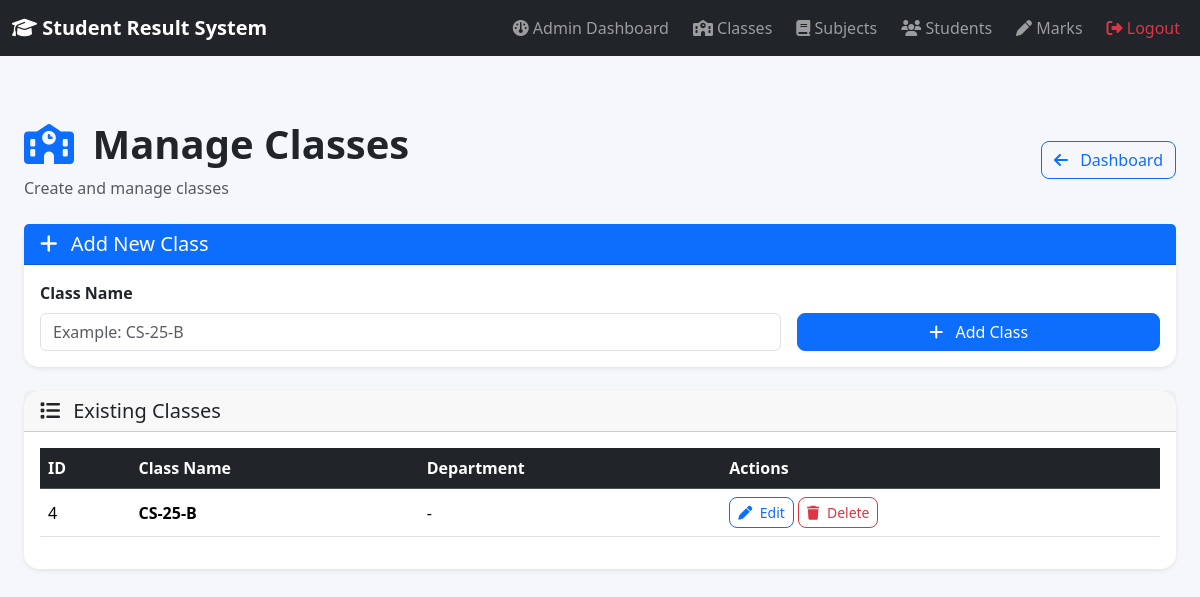
/admin/classes (signed in), run on the app's committed database.
### tables this page shows
CREATE TABLE classes (
            id INTEGER PRIMARY KEY AUTOINCREMENT,
            class_name TEXT NOT NULL
        );

### app.py (the view, shortened to what this page needs)
@app.route("/admin/classes", methods=["GET", "POST"])
def admin_classes():
    if "username" not in session:
        return redirect("/login")
    if session.get("role") != "admin":
        return "Access Denied"
    connection = get_db_connection()
    classes = connection.execute(
        "SELECT * FROM classes"
    ).fetchall()
    connection.close()
    return render_template(
        "admin_classes.html",
        classes=classes
    )

### database.py (called while the page is built)
def get_db_connection():
    connection = sqlite3.connect(DATABASE)
    connection.row_factory = sqlite3.Row
    return connection

### templates/admin_classes.html (shortened to what this page needs)
{% extends "base.html" %}
{% block content %}
<div class="container py-5">
    <div class="d-flex justify-content-between align-items-center mb-4">
        <div>
            <h1 class="fw-bold">
                <i class="fa-solid fa-school text-primary me-2"></i>
                Manage Classes
            </h1>
            <p class="text-muted mb-0">
                Create and manage classes
            </p>
        </div>
        <a href="/admin" class="btn btn-outline-primary">
            <i class="fa-solid fa-arrow-left me-2"></i>
            Dashboard
        </a>
    </div>
    <div class="card shadow-sm mb-4">
        <div class="card-header bg-primary text-white">
            <h5 class="mb-0">
                <i class="fa-solid fa-plus me-2"></i>
                Add New Class
            </h5>
        </div>
        <div class="card-body">
            <form method="POST" action="/admin/classes">
                <div class="row g-3 align-items-end">
                    <div class="col-md-8">
                        <label class="form-label fw-semibold">
                            Class Name
                        </label>
                        <input
                            type="text"
                            name="class_name"
                            class="form-control"
                            placeholder="Example: CS-25-B"
                            required
                        >
                    </div>
                    <div class="col-md-4">
                        <button
                            type="submit"
                            class="btn btn-primary w-100"
                        >
                            <i class="fa-solid fa-plus me-2"></i>
                            Add Class
                        </button>
                    </div>
                </div>
            </form>
        </div>
    </div>
    <div class="card shadow-sm">
        <div class="card-header">
            <h5 class="mb-0">
                <i class="fa-solid fa-list me-2"></i>
                Existing Classes
            </h5>
        </div>
        <div class="card-body">
            {% if classes %}
            <div class="table-responsive">
                <table class="table table-hover align-middle">
                    <thead class="table-dark">
                        <tr>
                            <th>ID</th>
                            <th>Class Name</th>
                            <th>Department</th>
                            <th>Actions</th>
                        </tr>
                    </thead>
                    <tbody>
                        {% for class in classes %}
                        <tr>
                            <td>
                                {{ class["id"] }}
                            </td>
                            <td class="fw-semibold">
                                {{ class["class_name"] }}
                            </td>
                            <td>
                                {{ class["department"] or "-" }}
                            </td>
                            <td>
                                <a
                                    href="/admin/classes/edit/{{ class['id'] }}"
                                    class="btn btn-sm btn-outline-primary"
                                >
                                    <i class="fa-solid fa-pen me-1"></i>
                                    Edit
                                </a>
                                <a
                                    href="/admin/classes/delete/{{ class['id'] }}"
                                    class="btn btn-sm btn-outline-danger confirm-action"
                                    data-message="Are you sure you want to delete this class?"
                                >
                                    <i class="fa-solid fa-trash me-1"></i>
                                    Delete
                                </a>
                            </td>
                        </tr>
                        {% endfor %}
                    </tbody>
                </table>
            </div>
            {% else %}
            <div class="alert alert-info mb-0">
                <i class="fa-solid fa-circle-info me-2"></i>
                No classes have been added yet.
            </div>
            {% endif %}
        </div>
    </div>
</div>
{% endblock %}

### static/css/style.css (style rules this page uses)
body { background-color: #f8f9fa; }
.card { border: none; }
.table th { white-space: nowrap; }
body { background-color: #f5f7fb; }
.card { border: none; border-radius: 15px; transition: 0.3s; }
.btn { border-radius: 8px; }
.container { max-width: 1200px; }

### data on the page
classes: id "4", class_name "CS-25-B", class "-"
